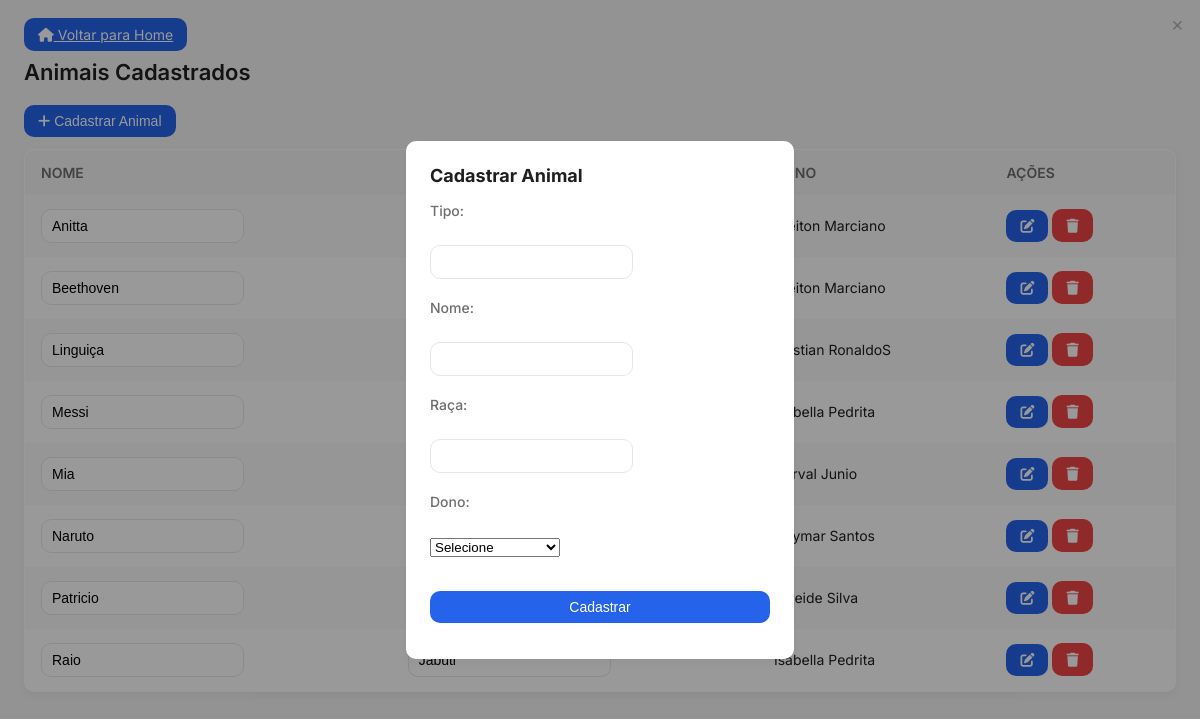
The app's page /Animal/animal.php (signed in) with its own data.
### tables this page shows
CREATE TABLE `animal` (
  `animal_cod` int(11) NOT NULL,
  `animal_tipo` varchar(50) NOT NULL,
  `animal_nome` varchar(50) NOT NULL,
  `animal_raca` varchar(50) NOT NULL,
  `fk_cliente_cpf` varchar(11) DEFAULT NULL
);

CREATE TABLE `cliente` (
  `cliente_cpf` varchar(11) NOT NULL,
  `cliente_nome` varchar(100) NOT NULL,
  `cliente_endereco` varchar(200) NOT NULL
);

### Animal/animal.php (the view, shortened to what this page needs)
<?php
include "../connection/connection.php";
$query = "SELECT a.animal_cod, a.animal_nome, a.animal_raca, c.cliente_nome FROM animal a LEFT JOIN cliente c ON a.fk_cliente_cpf = c.cliente_cpf ORDER BY a.animal_nome ASC";
$result = $conn->query($query);
?>
<!DOCTYPE html>
<html lang="pt-br">
<head>
    <link rel="stylesheet" href="https://cdnjs.cloudflare.com/ajax/libs/font-awesome/6.0.0-beta3/css/all.min.css">
    <link rel="stylesheet" href="../Css/table.css">
</head>
<body>
    <div class="main-content">
        <a href="../home.php" class="modal-btn" style="margin-bottom: 20px;"><i class="fas fa-home"></i> Voltar para Home</a>
        <h1>Animais Cadastrados</h1>
        <button class="modal-btn" id="openModal"><i class="fas fa-plus"></i> Cadastrar Animal</button>
        <table>
            <tr>
                <th>Nome</th>
                <th>Raça</th>
                <th>Dono</th>
                <th>Ações</th>
            </tr>
            <?php while ($row = $result->fetch_assoc()): ?>
                <tr>
                    <form method="POST" action="animal.php">
                        <td><input type="text" name="animal_nome" value="<?= htmlspecialchars($row['animal_nome']) ?>"
                                required></td>
                        <td><input type="text" name="animal_raca" value="<?= htmlspecialchars($row['animal_raca']) ?>"
                                required></td>
                        <td><?= htmlspecialchars($row['cliente_nome']) ?></td>
                        <td>
                            <button type="submit" name="update" class="edit-btn"><i class="fas fa-edit"></i></button>
                            <a href="animal.php?delete=<?= $row['animal_cod'] ?>" class="delete-btn"
                                onclick="return confirm('Deseja realmente excluir este animal?');"><i
                                    class="fas fa-trash"></i></a>
                        </td>
                    </form>
                </tr>
            <?php endwhile; ?>
        </table>
    </div>
    <div id="modal" class="modal">
        <div class="modal-content">
            <span class="close" id="closeModal">&times;</span>
            <h2>Cadastrar Animal</h2>
            <form method="POST" action="animal.php">
                <label>Tipo:</label><br>
                <input type="text" name="animal_tipo" required><br><br>
                <label>Nome:</label><br>
                <input type="text" name="animal_nome" required><br><br>
                <label>Raça:</label><br>
                <input type="text" name="animal_raca" required><br><br>
                <label>Dono:</label><br>
                <select name="fk_cliente_cpf" required>
                    <option value="">Selecione</option>
                </select><br><br>
                <button type="submit" name="add" class="modal-btn">Cadastrar</button>
            </form>
        </div>
    </div>
</body>
</html>

### Css/table.css (style rules this page uses)
:root { --bg-light: #ffffff; --bg-muted: #f5f5f5; --text-color: #1f1f1f; --text-muted: #6e6e6e; --primary: #2563eb; --primary-hover: #1d4ed8; --danger: #ef4444; --danger-hover: #dc2626; --border: #e5e7eb; --radius: 10px; --shadow: 0 4px 12px rgba(0,0,0,0.05); }
body { font-family: "Inter", sans-serif; background-color: var(--bg-muted); color: var(--text-color); margin: 0; padding: 24px; }
h1 { margin-bottom: 20px; font-size: 22px; font-weight: 600; }
table { width: 100%; border-collapse: collapse; background: var(--bg-light); border: 1px solid var(--border); border-radius: var(--radius); box-shadow: var(--shadow); overflow: hidden; }
th, td { padding: 14px 16px; text-align: left; font-size: 14px; }
th { background: var(--bg-muted); font-weight: 600; color: var(--text-muted); text-transform: uppercase; }
tr:nth-child(even) { background-color: #fafafa; }
input[type="text"] { padding: 8px 10px; border: 1px solid var(--border); border-radius: var(--radius); font-size: 14px; transition: 0.2s; }
button, .edit-btn, .delete-btn, .modal-btn { border: none; border-radius: var(--radius); padding: 8px 14px; cursor: pointer; font-size: 14px; transition: 0.2s; }
.edit-btn { background: var(--primary); color: #fff; }
.delete-btn { background: var(--danger); color: #fff; text-decoration: none; }
.modal-btn { background: var(--primary); color: #fff; margin-bottom: 12px; }
.modal { display: none; position: fixed; inset: 0; background-color: rgba(0,0,0,0.4); display: flex; justify-content: center; align-items: center; }
.modal-content { background: var(--bg-light); padding: 24px; border-radius: var(--radius); width: 340px; box-shadow: var(--shadow); }
.modal-content h2 { margin-top: 0; font-size: 18px; margin-bottom: 16px; }
.close { position: absolute; top: 12px; right: 16px; cursor: pointer; font-size: 20px; color: var(--text-muted); }
label { font-size: 14px; font-weight: 500; display: block; margin-bottom: 6px; color: var(--text-muted); }
form button { margin-top: 14px; width: 100%; }

### records on screen
animal: animal_nome "Anitta", fk_cliente_cpf.cliente_nome "Cleiton Marciano"
animal: animal_nome "Beethoven", fk_cliente_cpf.cliente_nome "Cleiton Marciano"
animal: animal_nome "Linguiça", fk_cliente_cpf.cliente_nome "Cristian RonaldoS"
animal: animal_nome "Messi", fk_cliente_cpf.cliente_nome "Isabella Pedrita"
animal: animal_nome "Mia", fk_cliente_cpf.cliente_nome "Durval Junio"
animal: animal_nome "Naruto", fk_cliente_cpf.cliente_nome "Neymar Santos"
animal: animal_nome "Patricio", fk_cliente_cpf.cliente_nome "Zuleide Silva"
animal: animal_nome "Raio", animal_raca "Jabuti", fk_cliente_cpf.cliente_nome "Isabella Pedrita"
